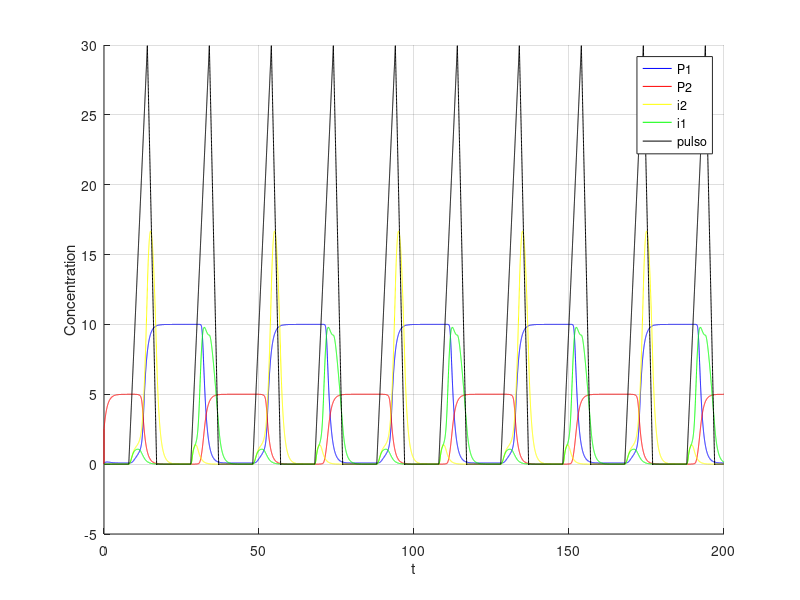

This chart was generated by the following MATLAB code:
clear;

dt=0.01; 
t=0:dt:200; 

%i = 1 ate 20000 

p1 = 0;
p2 = 2.5;
ii1 = 0;
ii2 = 0;

% maximal expression rates
km1 = 1;
km2 = 3;

%dissociation constant
kp1 = 1;
kp2 = 2;

% parametros do collins para os iis
beta2 =3;
gama2 = 4;


p1s = zeros(1, length(t));
p2s = zeros(1, length(t));

pulso = zeros(1, length(t));

i1s = zeros(1, length(t));
i2s = zeros(1, length(t));

alpha1 = 10; alpha2 = 5;
beta = 3;
gama = 4;

p3 = 0;
p3s = zeros(1, length(t));

for i = 2:length(t)
   
   if (mod(i, 2000) >800 && mod(i,2000)<1400)
     pulso(i) = pulso(i-1)+0.05;
   endif
   
   if (mod(i, 2000) >=1400 && mod(i,2000)<1700)
     pulso(i) = pulso(i-1)-0.1;
   endif
  
  div = 1 + p1/kp1 + p2/kp2 + (p1*p2)/(kp1*kp2);
  
  dpdt = (    pulso(i) * ((1 + p1 / (kp1)) / div)     /   (1 + (ii2 / (1 + p1s(i) ) ) ^ beta2)   ) - ii1;
  ii1 = dpdt * dt + ii1;
  i1s(i) = ii1; 
  
  dpdt = (   pulso(i) * ((1 + p1 / (kp1)) / div)       /              (1 + (ii1 / (1 + p2s(i) ) ) ^ gama2)     ) - ii2;
  ii2 = dpdt * dt + ii2;
  i2s(i) = ii2; 
 
  dpdt = (alpha1 / (1 + (p2 / (1 + i2s(i) ) ) ^ beta )) - p1;
  p1 = dpdt * dt + p1;
  p1s(i) = p1;
  
  dpdt = (alpha2 / (1 + (p1 / (1 + i1s(i)) ) ^ gama)) - p2;
  p2 = dpdt * dt + p2;
  p2s(i) = p2;

endfor

figure;
hold on;
grid on;
%plot(t, p1s, 'b;P1;', t ,p2s, 'r;P2;', t , pulso , 'k;pulso;');
plot(t, p1s, 'b;P1;', t ,p2s, 'r;P2;', t , i2s, 'y;i2;', t ,i1s,'g;i1;', t , pulso , 'k;pulso;');
xlabel('t');
ylabel('Concentration');